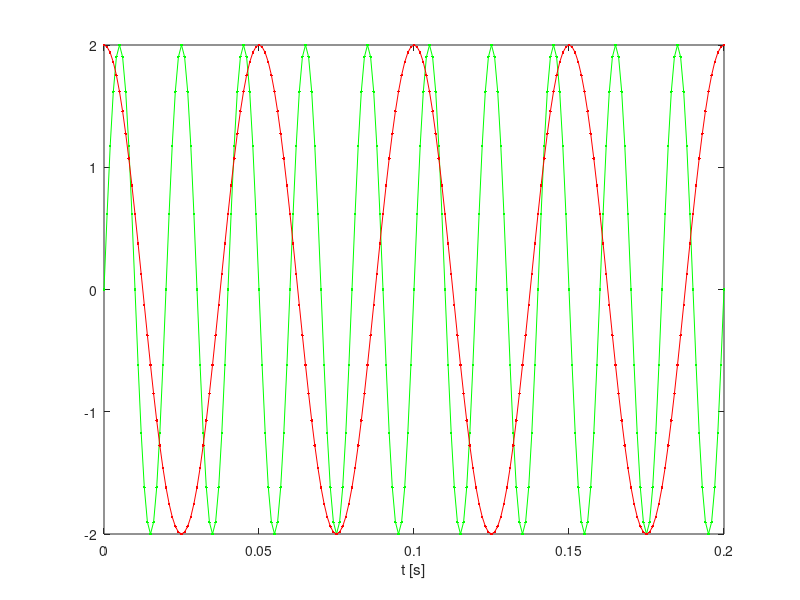

Reproduce this figure in MATLAB.
function ex5()
    Freq = 50;
    t = 0:0.001:0.2;
   % t = 0:0.01:0.2;
   % t = 0:0.0002:0.2;
    s = 2*sin(2*pi*Freq*t);
    plot(t,s,'.-g'),xlabel('t [s]'),grid
    hold on;
    
    Freq_1 = 20;
    g = 2*cos(2*pi*Freq_1*t);
    plot(t,g,'.-r'),xlabel('t [s]'),grid
    
    
end